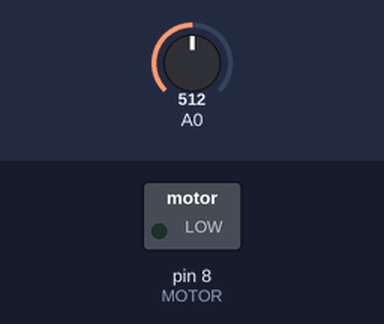
The sketch below on a simulated Arduino Uno, built with avr-gcc and run on an emulated ATmega328P. Shown: switched loads named in the sketch (green lamp = pin HIGH). The test bench sets the inputs (shaded band); at power-on: A0 = 512.

Above: at 0.1 s.
At 8.8 s:
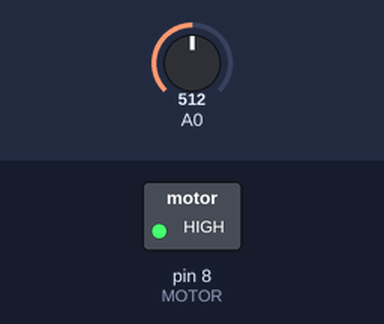
Timing chart, 0 to 10.3 s (numbered marks = the images above):
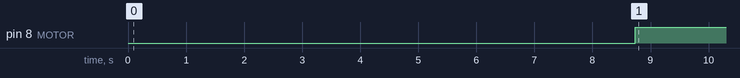

The sketch:

clapper9.ino
```cpp
//http://drazzy.com/package_drazzy.com_index.json
//add ATTinyCore boards
//select attiny 441 (no bootloader)
//1mhz internal <4.5V

//add to enable ICE programmer for ATTiny core
//add to programmers.txt file under Library/Arduino15/packages/ATTinyCore/hardware/avr/1.4.1
/*

*/
unsigned int waitTime = 4000; //pause between claps

const int sampleWindow = 20; // Sample window for mic
const float threshold = 550.0; //threshold for neighbor clap
//const float selfThreshold = 999.0234; //threshold for self clap // maxed
const float selfThreshold = 1022; //threshold for self clap // maxed

boolean turnMotorOff;

int cycleCount;

#define MOTOR 8
float selfCount = 0;
unsigned int clap; //clap volume

void setup()
{
  pinMode(MOTOR, OUTPUT);
  turnMotorOff = false;
//    digitalWrite(MOTOR, HIGH);


}

void loop()
{
  unsigned int signalMax = 0;
  unsigned int signalMin = 1024;
  unsigned int signalCount = 0;

  // collect data sample Window
  while (signalCount < sampleWindow)
  {
    clap = analogRead(0);
    if (clap < 1024)  //This is the max of the 10-bit ADC so this loop will include all readings
    {
      if (clap > signalMax) signalMax = clap;  // save just the max levels
      else if (clap < signalMin) signalMin = clap;  // save just the min levels
    }
    signalCount++;
  }

  unsigned int peakToPeak = signalMax - signalMin;  // max - min = peak-peak amplitude
  //float mic = (peakToPeak * 1000.0) / 1024.0;  // convert to percentage
  float mic = peakToPeak;

  //self clap
  if (mic > selfThreshold) {
    turnMotorOff = true;
    selfCount = 0; //reset count
  }

  //neighbor clap
  else if (mic > threshold) {
    if (selfCount <= waitTime) {

      selfCount = 0;

    }
  }

  if (turnMotorOff && selfCount > 10) {
    digitalWrite(MOTOR, LOW);
    turnMotorOff = false;
  }

  if (selfCount > waitTime ) {
    digitalWrite(MOTOR, HIGH);
  }

  selfCount++; //always count up
}
```

Measured:
- by itself, pin 8 (MOTOR): LOW → HIGH at 8.7 s
